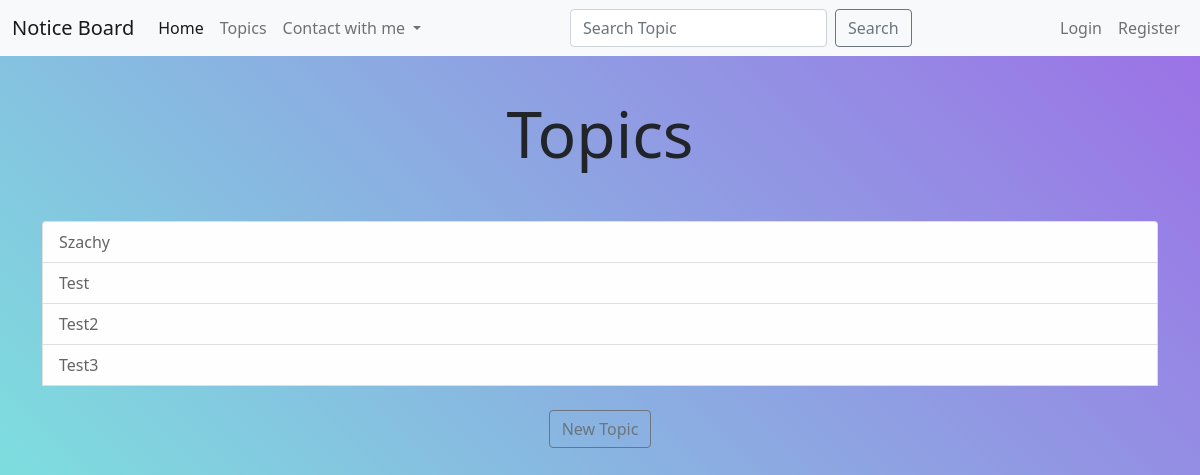
The page /topics/ on the database as committed earlier.
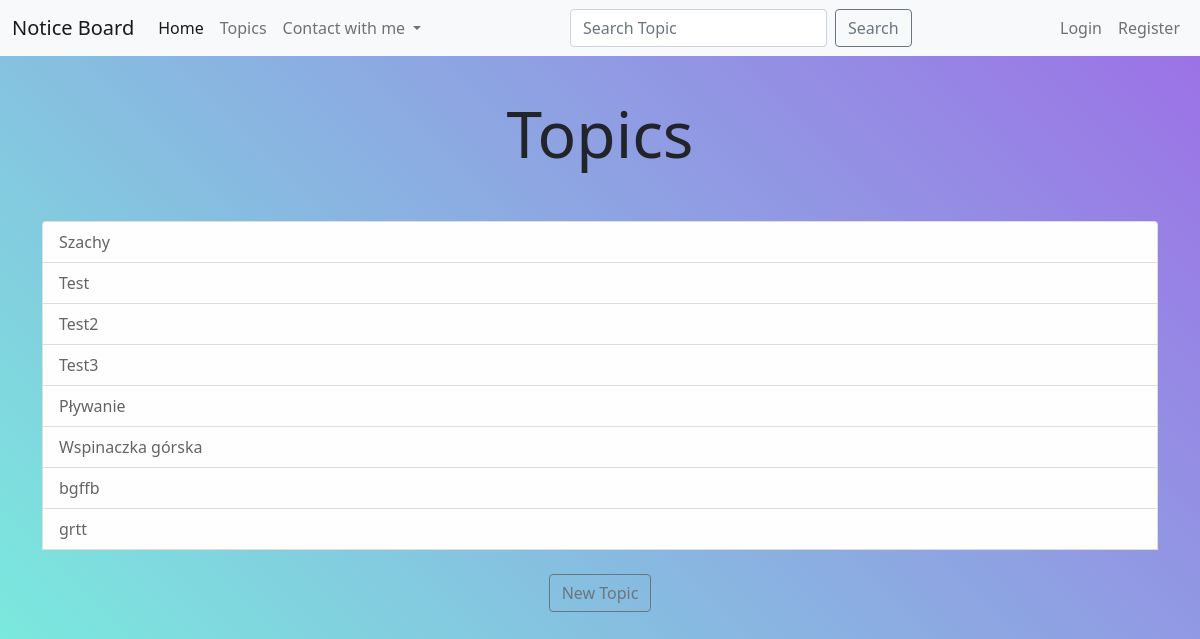
The same page on the database as committed later.
### notice_boards/models.py (models this page shows)
class Topic(models.Model):
    text = models.CharField(max_length=200)
    date_added = models.DateTimeField(auto_now_add=True)
    def __str__(self):
        return self.text

### notice_boards/views.py (the view)
# urls.py: path('topics/',views.topics,name='topics'),
def topics(request):
    topics = Topic.objects.order_by('date_added')
    content = {"topics": topics}
    return render(request,'notice_boards/Topics.html',content)

### notice_boards/templates/notice_boards/Topics.html
{% extends "notice_boards/base.html" %}
{% block content %}
<div class="text-center p-4 mt-3">
  <h1 class="display-3"> Topics </h1>
</div>
<div class="container mt-3">
  <div class="list-group mb-4">
    {% for topic in topics %}
        <a href="{% url 'notice_boards:topic' topic.id %}" class="list-group-item list-group-item-action list-group-item-light">{{ topic }}</a>
    {% empty %}
        <p class="list-group-item list-group-item-action list-group-item-light">List is empty</p>
    {% endfor %}
    <div class="text-center mt-4">
      <a type="button" class="btn btn-outline-secondary" href="{% url 'notice_boards:new_topic' %}">New Topic</a>
    </div>
  </div>
</div>
{% endblock %}

Rows that differ between the two databases and show on the page:
added Topic: text "Pływanie"
added Topic: text "Wspinaczka górska"
added Topic: text "bgffb"
added Topic: text "grtt"
